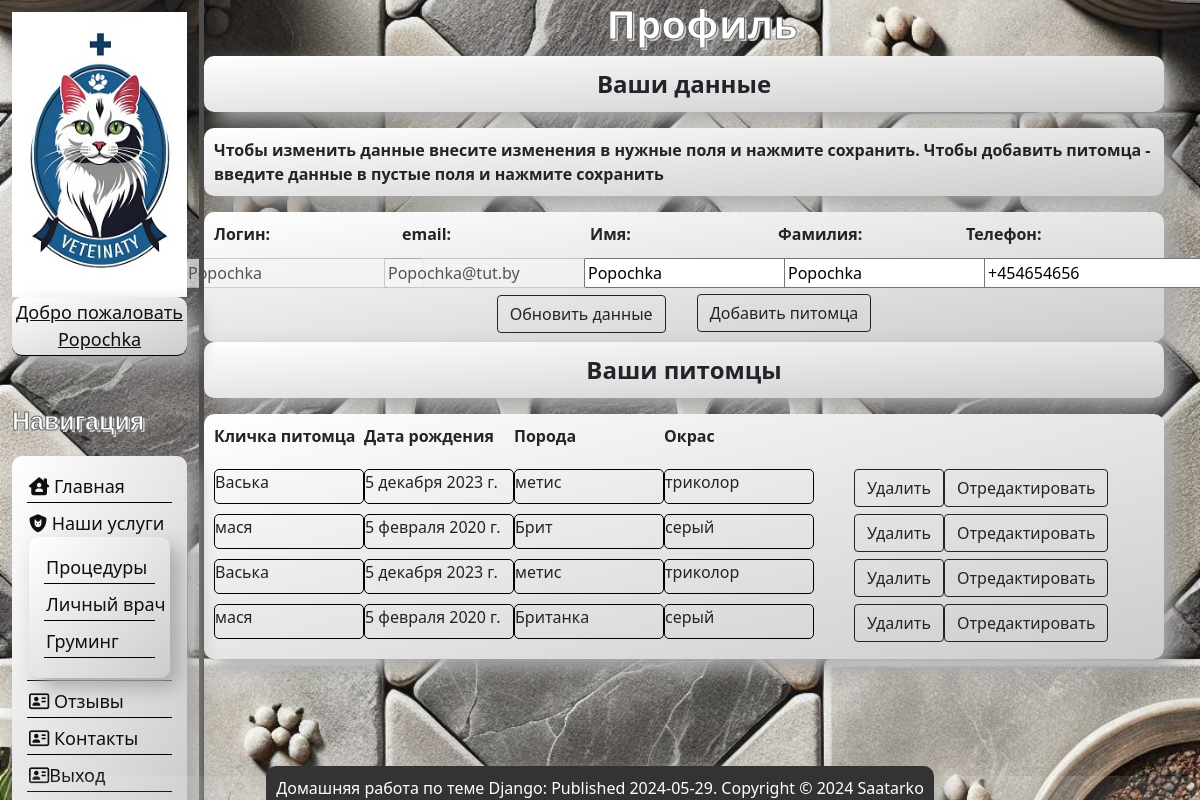
/users/profile/ (signed in), run on an earlier commit of the app's database.
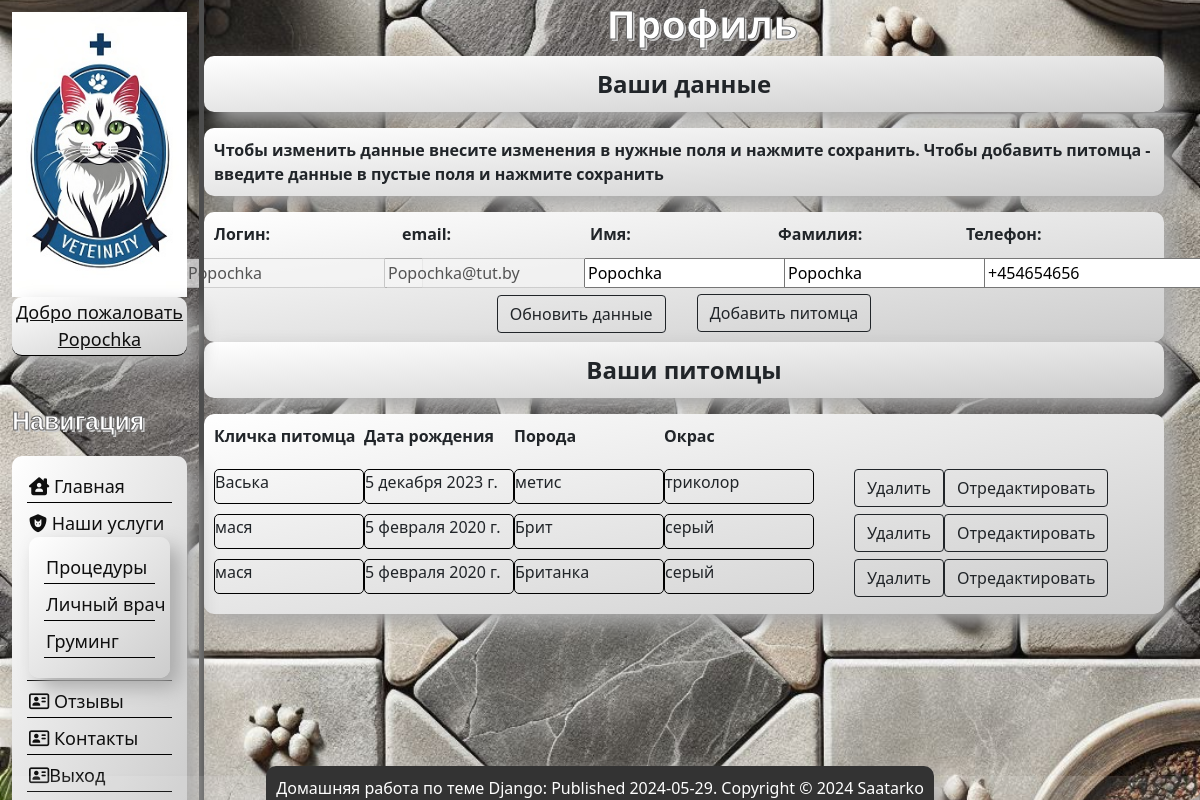
And on a later commit of the database.
### users/models.py (models this page shows)
class User(AbstractUser):
    phone = models.CharField(max_length=20, blank=True, null=True, verbose_name='Телефон')

### service/models.py (models this page shows, shortened)
class Pets(models.Model):
    nickname = models.CharField('Кличка', max_length=30)
    birthdate = models.DateField('Дата рождения')
    breed = models.CharField('Порода', max_length=20)
    color = models.CharField('Окрас', max_length=20)
    clients = models.ForeignKey(Clients, on_delete=models.CASCADE)
    class Meta:
        verbose_name = 'Питомцы/Pets'
        verbose_name_plural = 'Питомцы/Pets'

### users/views.py (the view, shortened to what this page needs)
# urls.py: path('profile/', views.profile_update, name='profile'),
def profile_update(request):
    user = request.user
    client, created = Clients.objects.get_or_create(user=user)
    client_id = client.id
    form = ProfileUserForm(request.POST or None, instance=user)
    pets = Pets.objects.filter(clients=client_id)
    return render(request, 'users/profile.html', {
        'form': form,
        'pets': pets,
        'title': 'Профайл'
    })

### users/forms.py
class ProfileUserForm(forms.ModelForm):
    username = forms.CharField(disabled=True, label='Логин',
                               widget=forms.TextInput(attrs={'class': 'form-input'}))
    email = forms.EmailField(disabled=True, label='email',
                             widget=forms.TextInput(attrs={'class': 'form-input'}))
    pets_formset = PetsFormSet
    class Meta:
        model = get_user_model()
        fields = ['username', 'email', 'first_name', 'last_name', 'phone']
        labels = {
            'first_name': 'Имя',
            'last_name': 'Фамилия',
            'phone': 'Телефон'
        }

### users/templates/users/profile.html (shortened to what this page needs)
{% extends 'main/layout.html' %}
{% load static %}
{% block content %}
<h1 class="main_h">Профиль</h1>
<div class="block_prof">
    <form method="post">
        <p class="block_prof_child text_bold text_big_size">Ваши данные</p>
        <p class="block_prof_child text_bold">Чтобы изменить данные внесите изменения в нужные поля и нажмите сохранить.
        Чтобы добавить питомца - введите данные в пустые поля и нажмите сохранить</p>
        <div class="block_prof_child">
            <div class="block_prof_child2">
        <p class="text_bold">{{ form.username.label_tag}}</p>
        <p class="text_bold">{{ form.email.label_tag}}</p>
           <p class="text_bold"> {{ form.first_name.label_tag}}</p>
            <p class="text_bold">{{ form.last_name.label_tag}}</p>
            <p class="text_bold">{{ form.phone.label_tag}}</p>
             </div>
            <br>
            <div class="block_prof_child4">
        <p>{{ form.username}}</p>
        <p>{{ form.email}}</p>
           <p> {{ form.first_name}}</p>
            <p>{{ form.last_name}}</p>
           <p> {{ form.phone}} </p>
                </div>
                <div class="block_prof_child4">
                    <p><button class="btn btn-outline-dark" type="submit">Обновить данные</button></p>
                             <a href="{% url 'users:profile_add_pet' %}">
                                <button type="button" class="btn btn-outline-dark">Добавить питомца</button>
                              </a>
                    </div>
        </div>
        <p class="block_prof_child text_bold text_big_size">Ваши питомцы</p>
        <div class="block_prof_child">
              <div class="block_prof_child3">
                   {% if pets %}
                    <p class="text_bold"> Кличка питомца </p>
                    <p class="text_bold"> Дата рождения</p>
                   <p class="text_bold"> Порода</p>
                    <p class="text_bold">Окрас</p>
                </div>
             <div class="block_prof_child3">
                    {% for el in pets %}
                    <p class="borders">{{ el.nickname }}</p>
                   <p class="borders"> {{ el.birthdate }}</p>
                   <p class="borders"> {{ el.breed }}</p>
                   <p class="borders"> {{ el.color }}</p>
                             <a href="{% url 'users:profile_delete' el.id %}">
                                <button type="button" class="btn btn-outline-dark btn_pofile">Удалить</button>
                              </a>
                            <a href="{% url 'users:profile_edit_pet' el.id %}">
                                <button type="button" class="btn btn-outline-dark">Отредактировать</button>
                              </a>
                         <br>
                    {% endfor %}
                 </div>
                    {% else %}
                 <p class="block_prof_child5">Вы не добавили ни одного питомца</p>
                     {% endif %}
                </div>
        </div>
{% endblock %}

### main/templates/main/layout.html (shortened to what this page needs)
{% load static %}
<!DOCTYPE html>
<html lang="en">
<head>
  <link rel="stylesheet" href="https://cdn.jsdelivr.net/npm/bootstrap@5.0.2/dist/css/bootstrap.min.css" rel="stylesheet">
    <link rel="stylesheet" href="{% static 'main/css/main.css' %}">
    <link rel="stylesheet" href="https://use.fontawesome.com/releases/v5.8.2/css/all.css">
</head>
<body>
    <aside id="navigation-panel">
    <div class="nav_panel">
        <img src="{% static 'main/img/logo.jpg' %}" alt="Логотип">
                   {% if user.is_authenticated %}
                <p> <a href="{% url 'users:profile' %}">Добро пожаловать {{user.username}}</a></p>
                {% endif %}
        <h3 class="nav_h">Навигация</h3>
        <nav>
            <ul>
                <li><a href="{% url 'home' %}"><i class="fa-solid fa-house-user"></i> Главная</a></li>
                <li onclick="toggleServices(this)">
                    <i class="fa-solid fa-shield-cat"></i> Наши услуги
                    <ul>
                        <li><a href="{% url 'procedure' %}">Процедуры</a></li>
                        <li><a href="">Личный врач</a></li>
                        <li><a href="">Груминг</a></li>
                    </ul>
                </li>
                <li><a href="{% url 'reviews' %}"><i class="fa-regular fa-address-card"></i> Отзывы</a></li>
                <li><a href="{% url 'contacts' %}"><i class="fa-regular fa-address-card"></i> Контакты</a></li>
                {% if user.is_authenticated %}
                <li><a href="{% url 'users:logout' %}"><i class="fa-regular fa-address-card"></i>Выход</a></li>
                {% else %}
                <li><a href="{% url 'users:login' %}"><i class="fa-regular fa-address-card"></i> Вход</a> |<a
                        href="{% url 'users:register' %}"><i class="fa-regular fa-address-card"></i>Регистр.</a>
                </li>
                {% endif %}
            </ul>
        </nav>
    </div>
</aside>
    <main>
     {% block content %} {% endblock %}
    </main>
    <div class="flex-container_3">
            <div class="footer">
            <div  class="flex-child_3">
                <a>Домашняя работа по теме Django: Published 2024-05-29. Copyright © 2024 Saatarko</a>
            </div>
            </div>
        </div>
</body>
</html>

### main/static/main/css/main.css (style rules this page uses)
#navigation-panel { float: left; width: 17%; padding: 1.0%; height: 100%; position: fixed; top: 0; bottom: 0; color: #0F0F0F; max-width: 17%; border-right: 5px solid #4d4d4d; }
.nav_panel { display: flex; flex-direction: column; flex-wrap: wrap; }
.nav_panel img { max-width: 100%; height: auto; width: 100%; display: block; }
.nav_panel nav { width: 100%; }
.nav_panel ul { display: block; padding: 15px; list-style-type: none; width: auto; background: linear-gradient(to bottom right, #ffffff, #cccccc); box-shadow: 10px 10px 20px #aaaaaa; border-radius: 10px; font-size: 18px; }
.nav_panel p { display: block; padding: 15px; list-style-type: none; width: auto; background: linear-gradient(to bottom right, #ffffff, #cccccc); box-shadow: 10px 10px 20px #aaaaaa; border-radius: 10px; font-size: 18px; transition: transform .6s ease; padding: 2px; margin-bottom: 5px; border-bottom: 1px solid #000; text-align: center; list-style-type: none; }
.nav_panel p a { color: #0F0F0F; }
.nav_panel ul li { transition: transform .6s ease; padding: 2px; margin-bottom: 5px; border-bottom: 1px solid #000; white-space: nowrap; }
.nav_panel ul a { text-decoration: none; color: #0F0F0F; }
.nav_panel h3 { margin-top: 25px; font-size: 25px; }
.flex-container_3 { z-index: 5; display: flex; background-color: rgba(255, 255, 255, 0.1); height: 3%; justify-content: center; box-shadow: 15px 15px 15px #aaaaaa; flex-direction: column; border-radius: 10px; position: fixed; bottom: 0; width: 100%; }
.flex-child_3 { align-items: flex-end; display: flex; align-items: center; justify-content: center; color: white; }
.flex-child_3 a { padding: 10px; text-decoration: none; color: white; background: #333; margin: 5px; box-shadow: 10px 10px 20px #aaaaaa; border-radius: 10px; }
.footer { flex-shrink: 0; }
.main_h { margin-left: 17%; text-align: center; padding: 0; width: calc(100% - 17%) font-family: 'Montserrat', sans-serif; font-size: 2.5em; font-weight: bold; color: #fff; -webkit-text-stroke: 1px #666; text-shadow: 2px 2px 0 #ccc; }
body { background-image: url("/static/main/img/background.jfif"); background-size: cover; background-position: center; background-attachment: fixed; }
.nav_h { text-align: left; margin: 0; padding: 20px 0; width: 100%; font-family: 'Montserrat', sans-serif; font-size: 1.5em; font-weight: bold; color: #fff; -webkit-text-stroke: 1px #666; text-shadow: 2px 2px 0 #ccc; }
.text_bold { font-weight: bold; }
.text_big_size { font-size: 24px; }
.block_prof { display: flex; margin-left: 17%; flex-direction: column; width: 80%; }
.block_prof_child { display: flex; flex-wrap: wrap; flex-direction: row; width: 100%; justify-content: center; align-items: flex-start; padding: 10px; box-sizing: border-box; background: linear-gradient(to bottom right, #ffffff, #cccccc); box-shadow: 10px 10px 20px #aaaaaa; border-radius: 10px; }
.block_prof_child2 { display: flex; justify-content: left; align-items: center; width: 100%; box-sizing: border-box; }
.block_prof_child2 p { width: 200px; height: 20px; }
.block_prof_child3 { display: flex; flex-wrap: wrap; justify-content: left; width: 100%; box-sizing: border-box; }
.block_prof_child3 p { width: 150px; height: 35px; margin-bottom: 10px }
.borders { border: 1px solid #000; border-radius: 5px; }
.btn_pofile { margin-left: 40px; }
.block_prof_child4 { display: flex; justify-content: center; align-items: center; width: 100%; box-sizing: border-box; }
.block_prof_child4 p { width: 200px; height: 20px; }

What changed in the data, as far as the page shows it:
removed Pets: nickname "Васька", birthdate "5 декабря 2023 г.", breed "метис", color "триколор"
